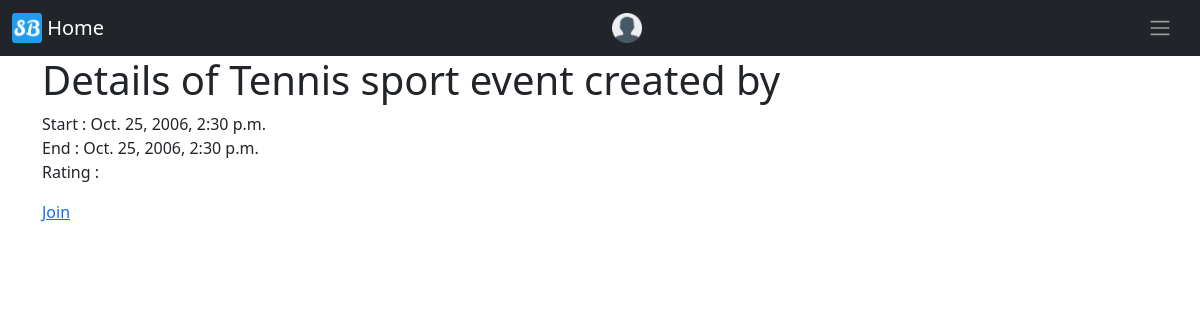
The page /home/eventsdetail/3 on the database its author committed.
### SportsBuddyApp/models.py (models this page shows, shortened)
class Event(models.Model):
    event_name = models.CharField(max_length=50, default="Event Name")
    event_description = models.TextField(default="Event Description")
    creator = models.ForeignKey(
        User, on_delete=CASCADE, related_name='events', default=None)
    sport = models.ForeignKey(Sport, related_name='events', on_delete=CASCADE)
    start_time = models.DateTimeField()
    end_time = models.DateTimeField()
    radius = models.IntegerField()
    num_of_players = models.IntegerField(default=1)
    proficiency = models.IntegerField(
        default=Proficiency.LOW, choices=Proficiency.choices)
    competitive = models.BooleanField(default=False)
    interested_users = models.ManyToManyField(
        User, related_name="events_interested_in", blank=True)
    confirmed_users = models.ManyToManyField(
        User, related_name="events_confirmed_in", blank=True)

class Sport(models.Model):
    name = models.CharField(max_length=50)
    open_events = models.IntegerField()
    def __str__(self):
        return self.name

### SportsBuddyApp/views.py (the view)
# urls.py: path('eventsdetail/<int:pk>', EventDetailView.as_view(), name='event-detail'),
class EventDetailView(DetailView):
    model = Event
    def get_context_data(self, **kwargs):
        context = super().get_context_data(**kwargs)
        return context

### SportsBuddyApp/templates/SportsBuddyApp/event_detail.html (shortened to what this page needs)
{% extends "base.html" %}
{% block content%}
<html>
    <h1>
        Details of {{event.sport}} sport event created by {{event.user.username}}
    </h1>
    <p>
        Start : {{event.start_time}}<br/>
        End : {{event.end_time}}<br/>
        Rating : {{event.rating}}<br/>
    </p>
    {%if event.creator == request.user%}
    {%else%}
    <a href="/home/eventsdetail/{{event.id}}/join">Join</a>
    {%endif%}
</html>
{% endblock %}

### rows shown on the page
Event: sport "Tennis", start_time "Oct. 25, 2006, 2:30 p.m.", end_time "Oct. 25, 2006, 2:30 p.m."
